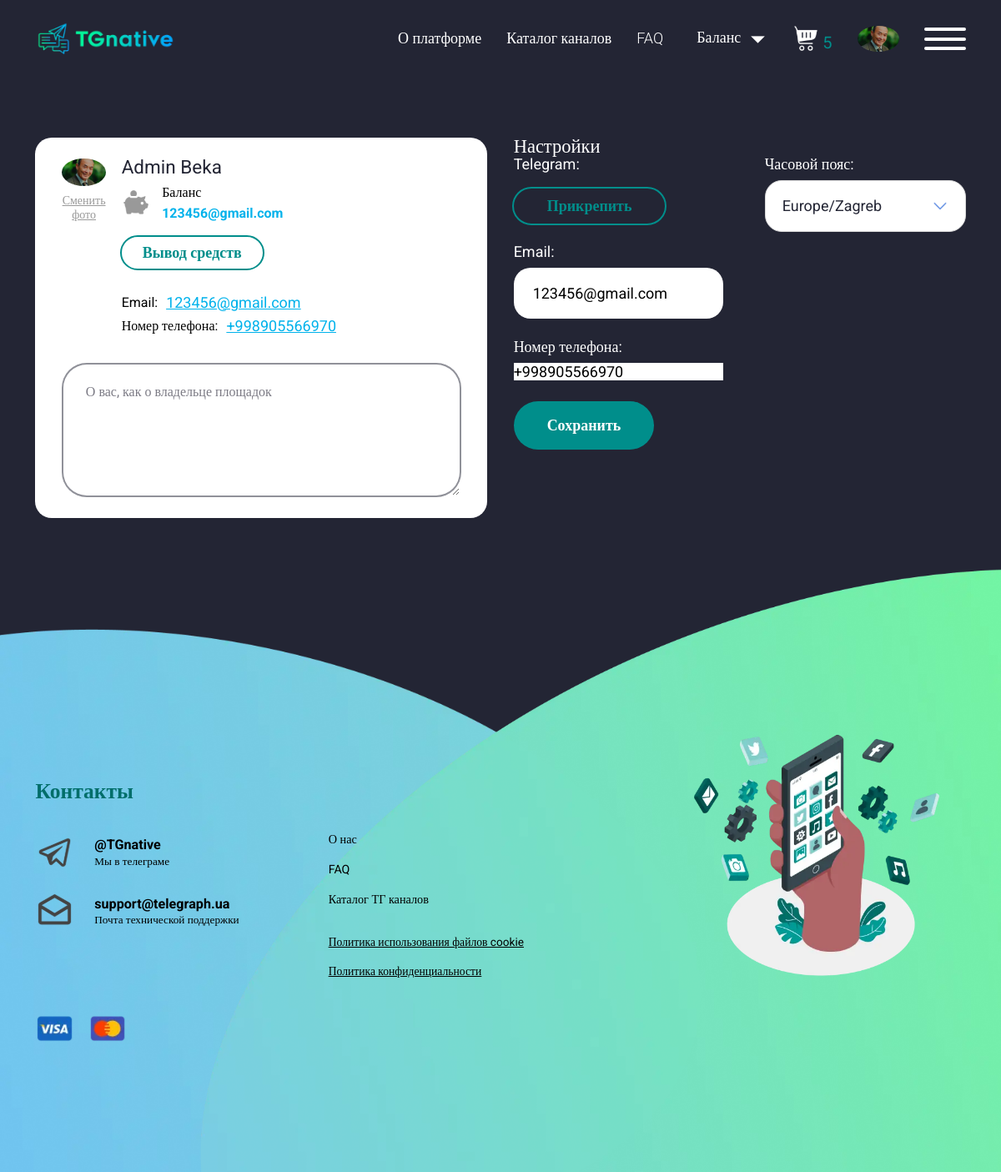
/2/reklama (signed in), run on an earlier commit of the app's database.
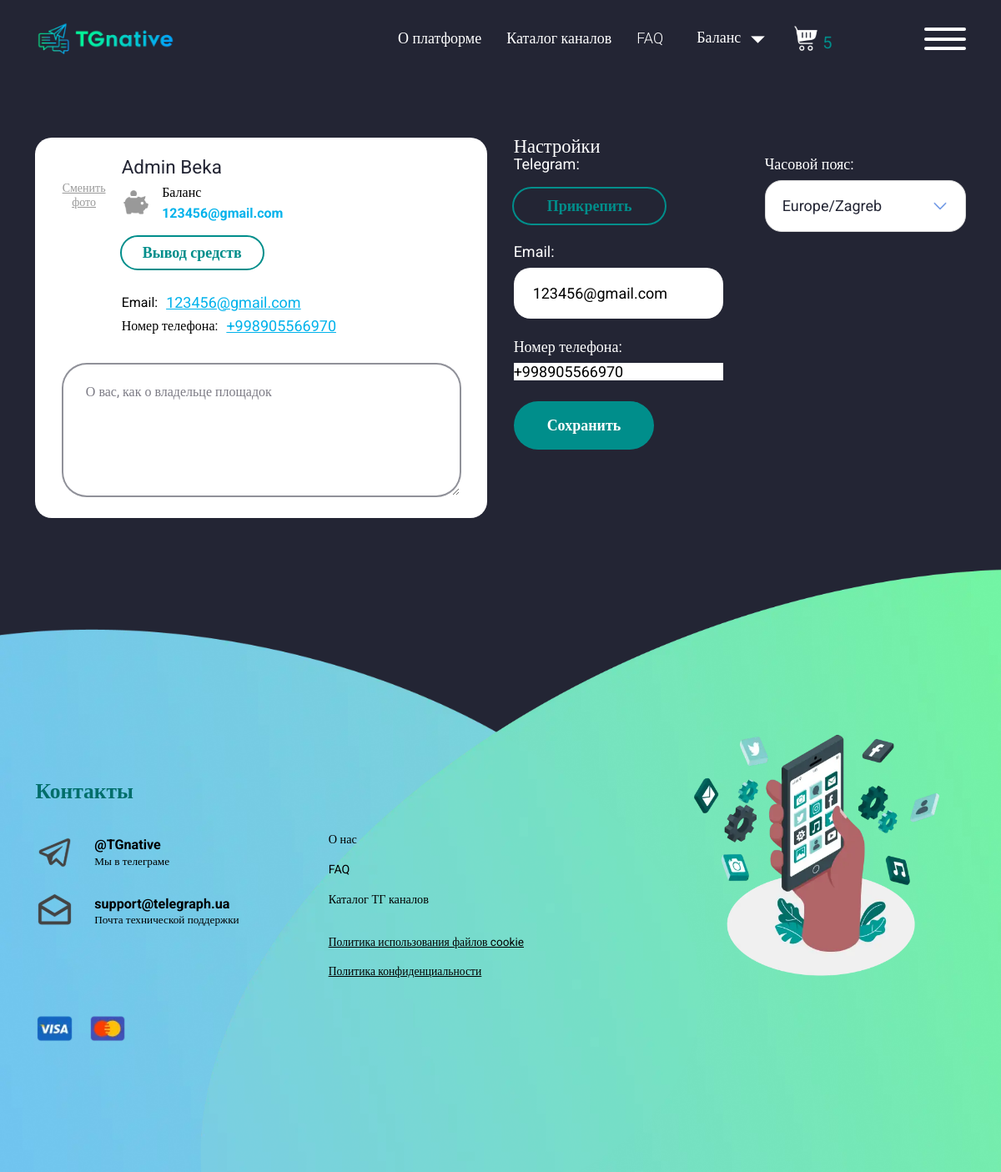
And on a later commit of the database.
### accounts/models.py (models this page shows, shortened)
class Profile_advertiser(models.Model):
    username=models.OneToOneField(User,on_delete=models.CASCADE,related_name='profile_advertisers')
    phone_number = PhoneNumberField()
    first_name=models.CharField(max_length=150)
    last_name=models.CharField(max_length=150)
    email=models.EmailField()
    balance = models.DecimalField(max_digits=10, decimal_places=2,default=0)
    currency=models.CharField(max_length=10)
    created_at=models.DateTimeField(auto_now_add=True)
    photo=models.ImageField()
    is_online = models.BooleanField(default=False)
    last_visited = models.DateTimeField(auto_now=True)
    timezone = models.CharField(max_length=63, choices=[(tz, tz) for tz in pytz.all_timezones], default='UTC')

### accounts/views.py (the view, shortened to what this page needs)
# urls.py: path('<int:pk>/reklama',views.UpdateReklama.as_view(),name='cabinet_reklama'),
class UpdateReklama(LoginRequiredMixin, UpdateView):
    template_name = "update_reklama.html"
    model = Profile_advertiser
    form_class = Update_Reklama
    login_url = reverse_lazy('login')
    def get_context_data(self, *, object_list=None, **kwargs):
        context = super().get_context_data(**kwargs)
        context['user'] = Profile_advertiser.objects.get(username=self.request.user)
        return context

### accounts/forms.py
class Update_Reklama(BaseUpdateForm):
    class Meta(BaseUpdateForm.Meta):
        model=Profile_advertiser

### accounts/templates/update_reklama.html (shortened to what this page needs)
{% extends 'base.html' %}
{% load static %}
    {% block content %}
    <main class="page">
			<section class="account-mainscreen">
				<div class="account-mainscreen__container">
					<div class="info-account">
						<div class="info-account__item">
							<div class="info-account__head">
								<div class="info-account__img-wrap">
									<div class="info-account__img">
                                        {% if user.photo %}
                                        <picture><source srcset="/{{user.photo}}" type="image/webp"><img class="img-fluid" src="/{{user.photo}}" alt=""></picture>
                                        {% else %}
										<picture><source srcset="{% static 'img/channel/avatar-not-found.webp' %}" type="image/webp"><img class="img-fluid" src="{% static 'img/channel/avatar-not-found.png' %}" alt=""></picture>
									    {% endif %}
                                    </div>
									<button class="info-account__label hhv-blue" id="changePhoto" type="button">Сменить фото</button>
								</div>
								<div class="info-account__head-content">
									<div class="label-dark label-dark_s24">{{user.first_name}} {{user.last_name}}</div>
									<div class="info-account__row">
										<div class="info-account__row-item">
											<div class="info-account__icon">
												<img class="img-fluid" src="{% static 'img/icons/pig.svg' %}" alt="">
											</div>
											<div class="info-account__row-content">
												<div class="label-black label-black_s16">Баланс</div>
												<div class="label-blue label-blue_s16">{{user.email}}</div>
											</div>
										</div>
										<a class="button button_sm button_no-bg" href="get-money.html">Вывод средств</a>
									</div>
									<div data-da=".info-account__content,480.98,first" class="info-account__head-email">
										<span class="label-black label-black_s16">Email:</span>
										<a href="mailto:{{user.email}}">{{user.email}}</a>
									</div>
									<div data-da=".info-account__content,480.98,first" class="info-account__head-email">
										<span class="label-black label-black_s16">Номер телефона:</span>
										<a href="tel:+380503315146"> {{user.phone_number}}</a>
									</div>
								</div>
							</div>
							<div class="info-account__content">
								<textarea class="info-account__textarea" placeholder="О вас, как о владельце площадок" name="about" id="about"></textarea>
							</div>
						</div>
					</div>
					<form method="post" enctype="multipart/form-data">
						<h2 class="label-white label-white_s24">Настройки</h2>
						<div class="account-mainscreen__form-content">
							<div class="settings-account account-mainscreen__item">
								<div class="settings-account__content">
									<div class="settings-account__item">
										<div class="label-white">Telegram:</div>
										<button class="button button_sm button_no-bg" type="button">Прикрепить</button>
									</div>
									<div class="settings-account__item">
										<div class="form">
											<div class="search-form__item">
												<label for="qiwi" class="label-white">Email:</label>
												{{form.email}}
											</div>
										</div>
									</div>
									<div class="settings-account__item">
										<div class="form">
											<div class="search-form__item">
												<label for="qiwi" class="label-white">Номер телефона:</label>
                                                 {{form.phone_number}}
											</div>
										</div>
									</div>
									<div data-da=".account-mainscreen__form,767.98" class="settings-account__item settings-account__item_btn">
										<button class="button" type="submit">Сохранить</button>
									</div>
								</div>
							</div>
							<div class="change-pass account-mainscreen__item">
								<div class="form form-pass">
									<div class="search-form__item">
										<label for="subjects" class="label-white">Часовой пояс:</label>
									</div>
								</div>
							</div>
						</div>
				</div>
			</section>
		</main>
    {% endblock %}

### templates/base.html (shortened to what this page needs)
{% load static %}
<!DOCTYPE html>
<html lang="ru">
<head>
	<link rel="stylesheet" href="{% static 'css/style.min.css' %}">
	<link rel="stylesheet" href="https://cdn.jsdelivr.net/npm/intl-tel-input@18.1.1/build/css/intlTelInput.css?_v=20240118214023">
</head>
<body>
<div class="wrapper">
    {% if user_authenticated %}
        {% include 'inc/header_cabinet.html' %}
    {% else %}
        {% include 'inc/header.html' %}
    {% endif %}
    {% block content %}{% endblock %}
{% include 'inc/footer.html' %}
</div>
</body>
</html>

### templates/inc/header_cabinet.html (shortened to what this page needs)
{% load static %}
<header class="header header_account">
			<div class="header__container">
				<div class="header__column">
					<a href="{% url 'main' %}" class="header__logo">
						<picture><source srcset="{% static 'img/logo.webp' %}" type="image/webp"><img class="img-fluid" src="{% static 'img/logo.png' %}" alt=""></picture>
					</a>
				</div>
				<div class="header__column">
					<div class="header__menu">
						<a href="{% url 'about' %}" class="header__link hhv-green ">О платформе</a>
						<a href="{% url 'category-list' %}" class="header__link hhv-green ">Каталог каналов</a>
						<a href="{% url 'faq' %}" class="header__link hhv-green ">FAQ</a>
					</div>
					<div data-dropdown class="header__dropdown dropdown-header dropdown-header_sm">
						<button data-dropdown-btn class="dropdown-header__btn" type="button">
							<span>Баланс</span>
							<img src="{% static 'img/icons/triangle.svg' %}" class="arrow" alt="">
						</button>
					</div>
					{% if cart %}
					<a href="cart.html" class="header__cart">
						<img class="img-fluid" src="{% static 'img/icons/cart.svg' %}" alt="">
						<span>{{number_count}}</span>
					</a>
					{% endif %}
					{% if user_photo %}
					<a href="{% url url_cabinet pk %}" class="header__avatar">
						<picture><source srcset="/{{ user_photo }}" type="image/webp"><img class="img-fluid" src="/{{ user_photo }}" alt=""></picture>
						</a>
						{% else %}
					 <a href="{% url url_cabinet pk %}" class="header__avatar">
						<picture><source srcset="{% static 'img/channel/avatar-not-found.webp' %}" type="image/webp"><img class="img-fluid" src="{% static 'img/channel/avatar-not-found.png' %}" alt=""></picture>
					 </a>
					{% endif %}
					<div data-dropdown class="header__dropdown dropdown-header">
						<button data-dropdown-btn class="dropdown-header__btn icon-menu" type="button">
							<span></span>
						</button>
					</div>
				</div>
			</div>
		</header>

### templates/inc/footer.html (shortened to what this page needs)
{% load static %}
<footer class="footer">
			<picture><source srcset="{% static 'img/footer/bg-2.webp' %}" type="image/webp"><img class="footer__bg footer__bg_right" src="{% static 'img/footer/bg-2.png' %}" alt=""></picture>
			<div class="footer__container">
				<div class="footer__col">
					<h2 class="title title_green title_sm">Контакты</h2>
					<div class="footer__lists">
						<div class="footer__sociable">
							<ul class="footer__sociable-list">
								<li class="sociable-item">
									<div class="sociable-item__icon">
										<img class="img-fluid" src="{% static 'img/icons/tg.svg' %}" alt="@TGnative">
									</div>
									<div class="sociable-item__content">
										<a href="https://t.me/@TGnative" target="_blank" class="sociable-item__link hhv-green">@TGnative</a>
										<div class="sociable-item__text">Мы в телеграме</div>
									</div>
								</li>
								<li class="sociable-item">
									<div class="sociable-item__icon">
										<img class="img-fluid" src="{% static 'img/icons/mail.svg' %}" alt="support@telegraph.ua">
									</div>
									<div class="sociable-item__content">
										<a href="mailto:support@telegraph.ua" target="_blank" class="sociable-item__link hhv-green">support@telegraph.ua</a>
										<div class="sociable-item__text">Почта технической поддержки</div>
									</div>
								</li>
						</div>
						<div class="footer__navs">
							<nav class="footer__nav">
								<a href="{% url 'about' %}" class="footer__link hhv-blue">О нас</a>
								<a href="{% url 'faq' %}" class="footer__link hhv-blue">FAQ</a>
								<a href="{% url 'category-list' %}" class="footer__link hhv-blue">Каталог ТГ каналов</a>
							</nav>
							<nav data-da=".footer__pay,480.98" class="footer__nav footer__nav_gap-sm">
								<a href="https://telegra.ph/Pol%D1%96tika-vikoristannya-fajl%D1%96v-cookie-01-07" class="footer__link footer__link_underline">Политика использования файлов cookie</a>
								<a href="https://telegra.ph/Pol%D1%96tika-konf%D1%96denc%D1%96jnost%D1%96-01-07" class="footer__link footer__link_underline">Политика конфиденциальности</a>
							</nav>
						</div>
					</div>
					<div class="footer__pay">
						<picture><source srcset="{% static 'img/footer/visa.webp' %}" type="image/webp"><img class="footer__sociable-pay-img" src="{% static 'img/footer/visa.png' %}" alt=""></picture>
						<picture><source srcset="{% static 'img/footer/mc.webp' %}" type="image/webp"><img class="footer__sociable-pay-img" src="{% static 'img/footer/mc.png' %}" alt=""></picture>
					</div>
				</div>
				<div class="footer__col">
					<div class="footer__col-img">
						<picture><source srcset="{% static 'img/footer/apps.webp' %}" type="image/webp"><img class="img-fluid" src="{% static 'img/footer/apps.png' %}" alt="Контакты"></picture>
					</div>
				</div>
			</div>
		</footer>

What changed in the data, as far as the page shows it:
changed Profile_advertiser "Admin": photo "Без_имени.jpg" → "NRJ_PVvvADH.png" (drawn); photo: picture removed
